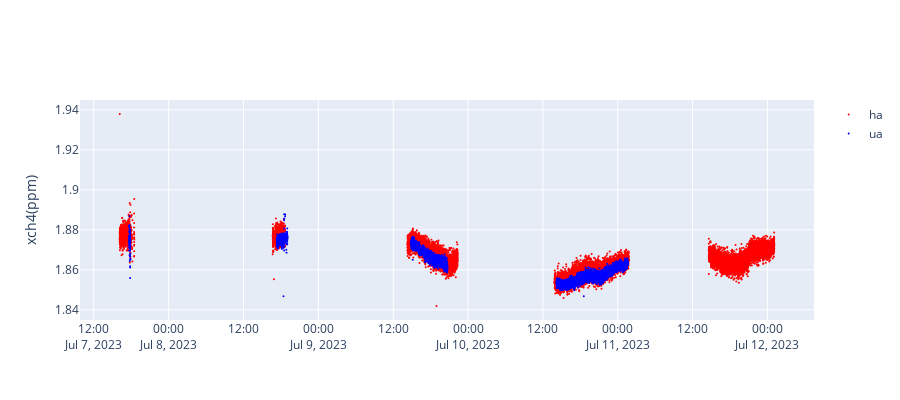

Notebook code cell kept with this figure:
### Code cell
# xlims= [datetime.datetime.combine(em27_resampled.index[0].date(),datetime.time(hour=6)),
#         datetime.datetime.combine(em27_resampled.index[-1].date(),datetime.time(hour=22))]
spec = 'xch4(ppm)'
fig = go.Figure()
inst_id = 'ha'
add_oof_trace(fig,oof_dfs[inst_id],'xch4(ppm)','red',inst_id)
inst_id = 'ua'
add_oof_trace(fig,oof_dfs[inst_id],'xch4(ppm)','blue',inst_id)
fig.update_yaxes(title_text = spec)
fig.update_layout(
    height=400,
)
fig.show()

### Figure 1 — Plotly figure (JSON) as saved in the notebook; plotly's stock layout.template omitted (floating-point values rounded to 4 significant figures; data arrays with more than 128 entries replaced by an {"elided": "..."} marker saying what was removed)
{"data": [{"marker": {"color": "red", "size": 2}, "mode": "markers", "name": "ha", "type": "scatter", "x": {"elided": "15736 str values"}, "y": {"elided": "15736 float values"}}, {"marker": {"color": "blue", "size": 2}, "mode": "markers", "name": "ua", "type": "scatter", "x": {"elided": "8928 str values"}, "y": {"elided": "8928 float values"}}], "layout": {"height": 400, "yaxis": {"title": {"text": "xch4(ppm)"}}}}
